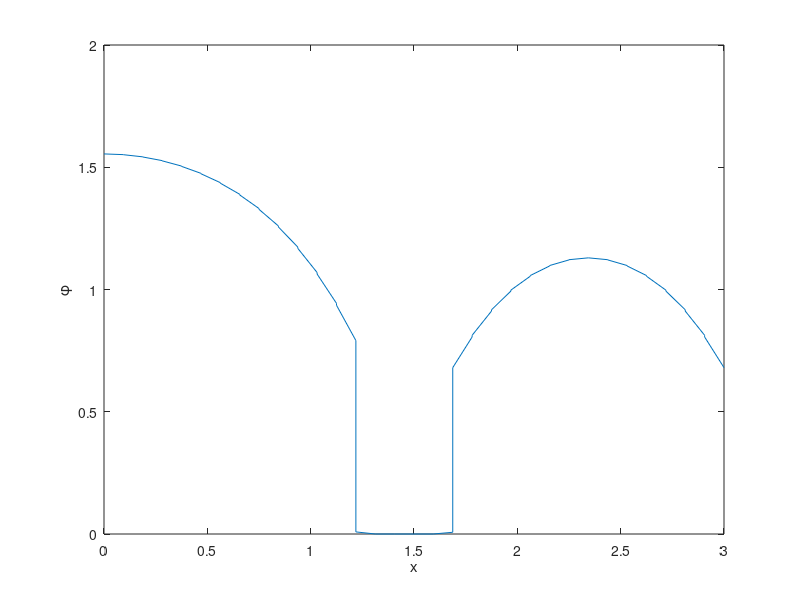
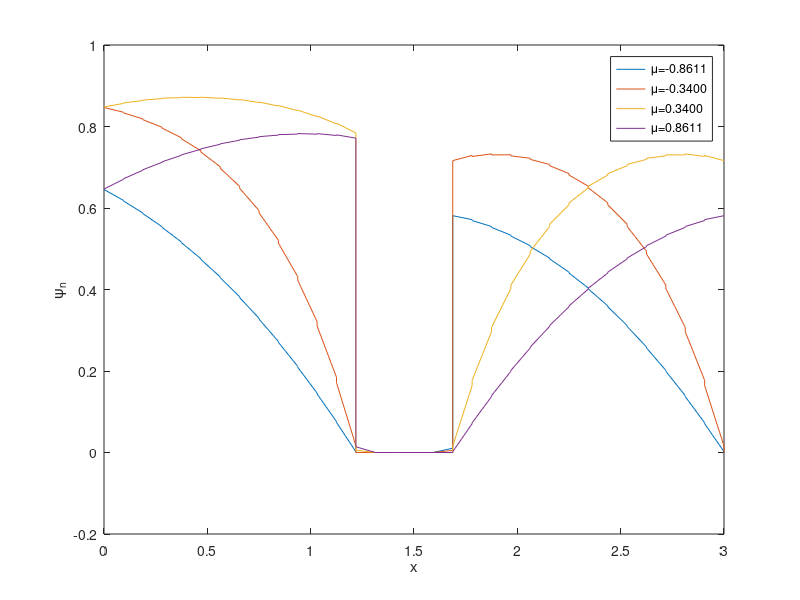

The MATLAB source for these figures, in order:
function oneDTransportLD()
   % SN transport in one dimension, linear discontinuous finite element
   % method.
   % Author: Seth R. Johnson
   % Licensed under BSD
   
   % problem data---stuff that is only created once---is global
   global I N mu w delta_x reflect sigma_t sigma_s0 nusigma_f q ;
   
   I = 32;  % number of spatial cells
   N = 4;  % number of discrete ordinates
   
   sigma_t  = createXsn(I, 1.0);
   sigma_s0 = createXsn(I, 0.5);
   reflect  = [1 0]; %reflecting bounds on left and right
   width    = 3.0;
   
   q        = createSource(I, 1.0);
   
   nusigma_f= createXsn(I, 0.45);
   
   % change a piece of the cross sections
   %sigma_t(3) = 10;
   %q(3) = 0;
   %   sigma_t(I/2 - I/32 + (1:I/16))   = 15.0;
   q(I/2 + (-I/16:I/16))         = 0.0;
   %   sigma_t(240:250) = 10.0;
   %nusigma_f(I/2 + (-I/16:I/16)) = 0.0;
   sigma_t(I/2 + (-I/16:I/16))   = 1000.0;
   
   [mu w]   = createQuadrature(N);
   delta_x  = createGrid(I, width);
   
   %%% mass matrix
   global massmatrix
   %massmatrix = [1/3 1/6; 1/6 1/3]; %regular 
   massmatrix = [1/2 0; 0 1/2]; %lumped
   
   %%% uncomment any of these three lines to run different codes
   
   %runTransportMatrixTest()
   %runIterateMfpEigenvalues()
   runSourceDriven();
   %runEigenvalue();
end

function runIterateMfpEigenvalues()
   % look at how changing the width of a problem with two reflecting
   % boundaries changes the eigenvalue clustering
   
   global reflect delta_x I;
   
   %change problem parameters
   reflect  = [0 0];
   
   
   iterate = [1 2 5 10 20]; %width of the problem
   
   shapes = {'bx' 'rx' 'gx' 'kx' 'bo' 'ro' 'go' 'ko'};
   legtext = cell(1, length(iterate));
   
   figure(4)
   clf
   for i = 1:length(iterate)
      delta_x  = createGrid(I, iterate(i)); %recreate the grid
      legtext{i} = sprintf('%.2g', iterate(i));
      
      transportMatrix = createTransportMatrix() + createBoundariesMatrix();
      
      [lambda] = eig(full(transportMatrix));
      figure(4)
      plot(real(lambda), imag(lambda), shapes{i})
      hold on
   end
   hold off
   legend(legtext)
end

function runTransportMatrixTest()
   
   %make transportmatrix global so we can look at it outside of this program
   global transportMatrix
   
   %%%%% create the transport matrices explicitly   
   transportMatrix = createTransportMatrix() + createBoundariesMatrix();
   figure(1)
   advanceSpy(transportMatrix, 6, 0);
   drawmatlabels();
end

function runEigenvalue()
   global delta_x;
   
   numEigenvals = 6;
      
   %%%%% create the transport matrices explicitly
   transportMatrix = createTransportMatrix() + createBoundariesMatrix();
   fissionMatrix   = createFissionMatrix();
   
   %%%%% annnnd.... OMG TRANSPORT:
   operator = @(x) transportMatrix\(fissionMatrix * x);
   options.disp = 0;
   [psis, lambda] = eigs(operator, getNumberOfUnknowns(),...
                        numEigenvals, 'lm', options);
   lambda = diag(lambda);
   
   %%%%% display the results
   figure(1)
   plot(real(lambda), imag(lambda), 'bx')
   fprintf(1,'dominant eigenvalue: %.4g\n', lambda(1))
   xlabel('Re \lambda')
   ylabel('Im \lambda')
   
   figure(2)
   clf
   grid = [0 cumsum(delta_x)];
   legendText = cell(1, numEigenvals);
   for e = 1:numEigenvals
      [x psi] = convertAngularFlux(grid, psis(:,e));
      % scale the eigenvalues
      phi = discreteToMoment(0, psi);
      sgn = sign(sum(phi(isfinite(phi))));
      if (sgn == 0)
         sgn = sign(phi);
      end
      phi = phi * sgn;
      phi = phi./max(phi).*lambda(e) ;
      
      plot(x, phi)
      hold all
      legendText{e} = sprintf('%d', e);
   end
   xlabel('x')
   ylabel('\phi')
   legend(legendText)
end

function runSourceDriven()
   global q delta_x;
   
   %%%%% create the transport matrices explicitly
   
   transportMatrix = createTransportMatrix() + createBoundariesMatrix();
   
   q = isotropicSourceVector(q);
   
   figure(3)
   if (getNumberOfUnknowns() < 150)
      %   imagesc(log10(abs(transportMatrix)))
      %      imagesc(transportMatrix)
      %      axis square
      advanceSpy([transportMatrix q], 10, 0);
      if (getNumberOfUnknowns() < 60)
         drawmatlabels();
      end
      
      numUnknowns = getNumberOfUnknowns();
      line([1 1]*getNumberOfUnknowns() + 0.5,...
           [0 1]*numUnknowns + getNumberOfUnknowns(),'Color','k')
   end
   
   %%%%% annnnd.... OMG TRANSPORT:
   %tic
   psi = transportMatrix \ q;
   %toc
   
   %%%%% display the results
   grid = [0 cumsum(delta_x)];
%    figure(1)
%    plot(grid, discreteToMoment(0,psi, mu, w)')
%    xlabel('x')
%    ylabel('\phi')
   
   [x psimatrix] = convertAngularFlux(grid, psi);
   
   figure(1)
   clf
   %2-D plot with different colors
   plot(x, discreteToMoment(0,psimatrix))
   
   xlabel('x')
   ylabel('\phi')
   
   figure(2)
   plotAngularFlux(x, psimatrix);
end

%%%%%%%%%%%%%%%%%%%%%%%%%%%%%%%%%%%%%%%%%%%%%%%%%%%%%%%%%%%%%%%%%%%%%%%%%%%
% SUPPORT FUNCTIONS
%%%%%%%%%%%%%%%%%%%%%%%%%%%%%%%%%%%%%%%%%%%%%%%%%%%%%%%%%%%%%%%%%%%%%%%%%%%

function [x2 psi2] = convertAngularFlux(x, psi)
   %de-linearize the solution vector
   global I N 
%   global thelabels
   
   % two x's for psi on the left and right
   x2 = reshape(repmat(x, 2, 1), 1, (I+1)*2)';
   
   psi2 = nan*ones((I+1)*2, N);
%   psil = cell((I+1)*2, N);
   a = 1;
   for n = N/2+1:N
      psi2(1,n) = psi(a);
%      psil(1,n) = thelabels(a);
      a = a+1;
   end
   
   for i = 1:I %spatial cell
      for n = 1:N %ordinate         
         for g = 1:2 %basis function, 1 = left, 2 = right
            psi2(2*i - 1 + g,n) = psi(a);
%            psil(2*i - 1 + g,n) = thelabels(a);
            a = a+1;
         end
      end
   end
   
   for n = 1:N/2
      psi2(end,n) = psi(a);
%      psil(end,n) = thelabels(a);
      a = a+1;
   end
   
%   disp([num2cell(x2) psil])
%   disp([x2 psi2])
end

function plotAngularFlux(x, psi)
   %psi is a de-linearized I x N matrix
   global N mu
   clf   
   
   legendText = cell(1, N);
   %2-D plot with different colors
   for n = 1:N
      plot(x, psi(:,n))
      hold all
      legendText{n} = sprintf('\\mu=%.4f', mu(n));
   end
   xlabel('x')
   ylabel('\psi_n')
   legend(legendText)
end

function [phi] = discreteToMoment(l, psi)
   %calculate l'th moment of angular flux psi
   % psi is an (num points along x) x N array

   global mu w
   
   [X,NN] = size(psi);
   assert(all(size(mu)==[1 NN]),'bad dimensions on mu');
   assert(all(size(w)==[1 NN]),'bad dimensions on w');
   
%   assert((l+1) <= N,'You''re trying to calculate too high an angular moment');
   phi = sum(psi .* repmat(w .* mu.^(l),X,1),2);  %sum along rows
end

function drawmatlabels()
   global thelabels;
   N = length(thelabels);
   
   text(0,0,'n,D,i','HorizontalAlignment','right','VerticalAlignment','middle');
   for r = 1:length(thelabels)
      text(0,r,thelabels{r},'HorizontalAlignment','right','VerticalAlignment','middle');
      text(r,0,thelabels{r},'HorizontalAlignment','left','VerticalAlignment','middle',...
         'Rotation',90);
   end
   grid on
   set(gca, 'YAxisLocation','right')
   set(gca,'XTick',1:N);
   set(gca,'YTick',1:N);
   set(gca,'GridLineStyle',':')
end

function u = getNumberOfUnknowns()
   global I N
   
   u = I*N*2 + N; %I cells, N directions, 2 basis funcs
end

%%%%%%%%%%%%%%%%%%%%%%%%%%%%%%%%%%%%%%%%%%%%%%%%%%%%%%%%%%%%%%%%%%%%%%%%%%%
% CREATION FUNCTIONS
%%%%%%%%%%%%%%%%%%%%%%%%%%%%%%%%%%%%%%%%%%%%%%%%%%%%%%%%%%%%%%%%%%%%%%%%%%%

function [bm]   = createBoundariesMatrix()
   global I N reflect
   
   numUnknowns  = getNumberOfUnknowns();
   bm = sparse(numUnknowns, numUnknowns);
   assert(length(reflect) == 2, 'reflecting should have left, right')
   
   global thelabels
   
   if reflect(1) == 1
      % set reflecting on left side (i = 1) for incidident directions (n > N/2)
      % sets \Psi_{n,R,0} to \Psi_{n',L,1}
      for n = (N/2 + 1):N
         nprime = N + 1 - n;
         
         r = n - N/2;
         s = ((1-1)*N + (nprime-1))*2 + N/2 + 1;
         bm(r, r) = 1;
         bm(r, s) = -1;
         thelabels{r} = sprintf('%d,%s,%d',n,'R',0);
      end
   else
      % set \Psi_{n,R,0} for \mu_n > 0
      for n = N/2+1:N
         r = n - N/2;
         bm(r, r) = 1;
         thelabels{r} = sprintf('%d,%s,%d',n,'R',0);
      end
   end
   
   if reflect(2) == 1
      % set reflecting on right side (i = I) for incidident directions (n < N/2)
      % sets \Psi_{n,L,I+1} to \Psi_{n',R,1}
      for n = 1:N/2
         nprime = N + 1 - n;
         
         r = I*N*2 + n + N/2;
         s = ((I-1)*N + (nprime-1))*2 + N/2 + 2;
         bm(r, r) = 1;
         bm(r, s) = -1;
         thelabels{r} = sprintf('%d,%s,%d',n,'L',I+1);
      end   
   else
      % sets \Psi_{n,L,I+1} for \mu_n > 0
      for n = 1:N/2
         r = I*N*2 + n + N/2;
         bm(r, r) = 1; 
         thelabels{r} = sprintf('%d,%s,%d',n,'L',I+1);
      end
   end
end

function [transportMatrix] = createTransportMatrix()
   % generate the SN linear discontinous equations
   global delta_x sigma_t sigma_s0 mu w N I massmatrix
   
   numUnknowns  = getNumberOfUnknowns();
   
   transportMatrix = sparse(numUnknowns, numUnknowns);
   
   %make global labels for our arrays, if need be
   global thelabels;
   
   thelabels = cell(numUnknowns,1);
   
   lr = 'LR';
   
   for i = 1:I %spatial cell
      for n = 1:N %ordinate
         
         r = ((i-1)*N + (n-1))*2 + N/2; 
         
         % set the indices for \psi_{n,i-1/2} and \psi_{n,i+1/2}
         if (n > N/2) %going right
            right = r + 2;       %our own right
            if (i == 1)
               left  = n - N/2; %boundary on the left
            else
               left  = r - N*2 + 2; %(i-1)'s right
            end
         else
            if (i == I)
               right = I*N*2 +N/2 + n; %boundary on the right
            else
               right = r + N*2 + 1; %(i+1)'s left, same angle
            end
            left  = r + 1;       %our own left
         end

         
         if (left < 1)
            fprintf(1,'Left is less than 1: i=%d,n=%d, left=%d\n',...
               i,n,left);
            left = 1;
         end
         
         if (right > numUnknowns)
            fprintf(1,'Right is greater than %d: i=%d,n=%d, left=%d\n',...
               numUnknowns,i,n,right);
            left = 1;
         end
         
         for g = 1:2 %basis function, 1 = left, 2 = right
            thelabels{r+g} = sprintf('%d,%s,%d',n,lr(g),i);
            %streaming term
            if (g == 1)
                % \psi_{n,i}
               transportMatrix(r+g,r+1) = transportMatrix(r+g,r+1) ...
                  + mu(n) / delta_x(i) * 0.5;
               transportMatrix(r+g,r+2) = transportMatrix(r+g,r+2) ...
                  + mu(n) / delta_x(i) * 0.5;
               
                % - \psi_{n,i-1/2}
               transportMatrix(r+g,left) = transportMatrix(r+g,left) ...
                 - mu(n) / delta_x(i) ;
            else
                % \psi_{n,i+1/2}
               transportMatrix(r+g,right) = transportMatrix(r+g,right) ...
                  + mu(n) / delta_x(i);
               
                % - \psi_{n,i}
               transportMatrix(r+g,r+1) = transportMatrix(r+g,r+1) ...
                  - mu(n) / delta_x(i) * 0.5;
               transportMatrix(r+g,r+2) = transportMatrix(r+g,r+2) ...
                  - mu(n) / delta_x(i) * 0.5;
            end

            %absorption term
            transportMatrix(r+g,r+1) = transportMatrix(r+g,r+1) ...
               + massmatrix(g,1)*sigma_t(i);
            transportMatrix(r+g,r+2) = transportMatrix(r+g,r+2) ...
               + massmatrix(g,2)*sigma_t(i);

            %scattering term
            scatterTerm = sigma_s0(i) / 2;
            for m = 1:N
               s = ((i-1)*N + (m-1))*2 + N/2;
               % \Phi_{L,i}
               transportMatrix(r+g,s+1)     = transportMatrix(r+g,s+1) ...
                  - scatterTerm * massmatrix(g,1) * w(m);
               
               % \Phi_{R,i}
               transportMatrix(r+g,s+2)     = transportMatrix(r+g,s+2) ...
                  - scatterTerm * massmatrix(g,2) *w(m);
            end
         end
      end
   end
end

function [fissionMatrix] = createFissionMatrix()
   global nusigma_f w N I massmatrix
   
   numUnknowns  = getNumberOfUnknowns();
   
   fissionMatrix = sparse(numUnknowns, numUnknowns);
   
   for i = 1:I %spatial cell
      for n = 1:N %ordinate
         r = ((i-1)*N + (n-1))*2 + N/2; 
         
         for g = 1:2 %basis function, 1 = left, 2 = right
            %fission term
            fissionTerm = nusigma_f(i) / 2;
            for m = 1:N
               s = ((i-1)*N + (m-1))*2 + N/2;
               % \Phi_{L,i}
               fissionMatrix(r+g,s+1)     = fissionMatrix(r+g,s+1) ...
                  + fissionTerm * massmatrix(g,1) * w(m);
               
               % \Phi_{R,i}
               fissionMatrix(r+g,s+2)     = fissionMatrix(r+g,s+2) ...
                  + fissionTerm * massmatrix(g,2) *w(m);
            end         
         end
      end
   end
end

function [q] = createSource(I, q0)
   q = ones(1, I) .* q0;
end

function [newq] = isotropicSourceVector(q)
   global I N
   %uniform, isotropic source
   assert(I==length(q),'input q should be length I');
   q = q ./ 4 ; % 2 for isotropic, 2 for splitting it up into sum of left and right
   newq = repmat(q, N*2, 1);
   newq = reshape(newq, I * N * 2, 1);
   
   %zeros that go along with the boundary condition equations
   newq = [zeros(N/2, 1); newq; zeros(N/2, 1)];
end

function [sigma_x] = createXsn(I, xsn)
   sigma_x = ones(1, I) .* xsn;
end

function [deltas] = createGrid(I, width)
   deltas = ones(1, I) .* width ./ I;
   % deltas = diff(gridPoints)
end

function [mu w] = createQuadrature(N)
   % N is ordinate set: 2, 4, 8, ...
   % Return gauss-legendre quadrature set
   % 
   if (N == 2)
      mu = [.577350269189626]; %#ok<NBRAK>
      w  = [1.0]; %#ok<NBRAK>
   elseif (N == 4)
      mu = [.339981043584856 .861136311594053];
      w  = [.652145154862546 .347854845137454];
   elseif (N == 8)
      mu = [.183434642495650 .525532409916329 .796666477413627 .960289856497536];
      w  = [.362683783378363 .313706645877887 .222381034453374 .101228536290376];
   elseif (N == 16)
      mu = [0.989400934991650,0.944575023073233,0.865631202387832,...
         0.755404408355003,0.617876244402644,0.458016777657227,...
         0.281603550779259,0.0950125098376370;];
      w = [0.0271524594117540,0.0622535239386480,0.0951585116824930,...
         0.124628971255534,0.149595988816577,0.169156519395003,...
         0.182603415044924,0.189450610455067;];
   elseif (N == 32)
      mu = [0.0483076656877380,0.144471961582796,0.239287362252137,...
         0.331868602282128,0.421351276130635,0.506899908932229,...
         0.587715757240762,0.663044266930215,0.732182118740290,...
         0.794483795967942,0.849367613732570,0.896321155766052,...
         0.934906075937740,0.964762255587506,0.985611511545268,...
         0.997263861849482];
      w = [0.0965400885147260,...
         0.0956387200792750,0.0938443990808050,0.0911738786957640,...
         0.0876520930044040,0.0833119242269470,0.0781938957870700,...
         0.0723457941088490,0.0658222227763620,0.0586840934785360,...
         0.0509980592623760,0.0428358980222270,0.0342738629130210,...
         0.0253920653092620,0.0162743947309060,0.007018610009470];
   else
      error('Sorry, invalid N for quadrature')
   end
   
   assert(length(mu) == length(w));
   assert(abs(sum(w) - 1.0) < 2*eps);
   assert(all(mu > 0.0) && all(mu < 1.0));
   
   mu = [-fliplr(mu) mu];
   w  = [fliplr(w) w];
   
   assert(all(w > 0));
end